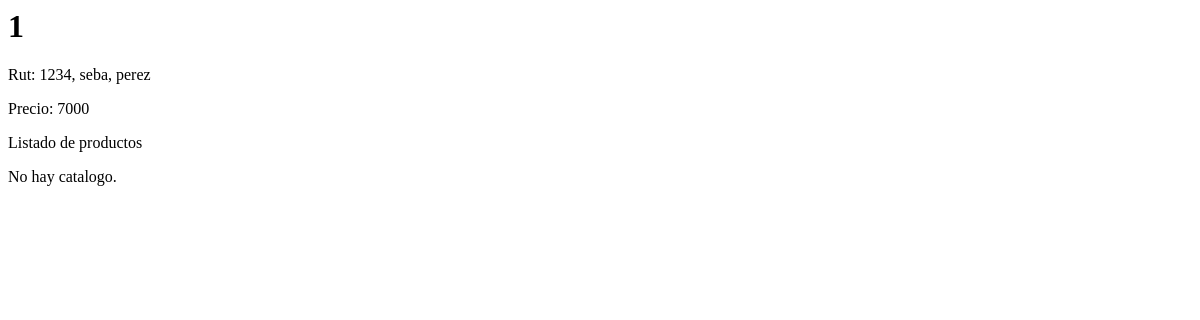
The app's page /aplicacion/cotizacion/1/, older data.
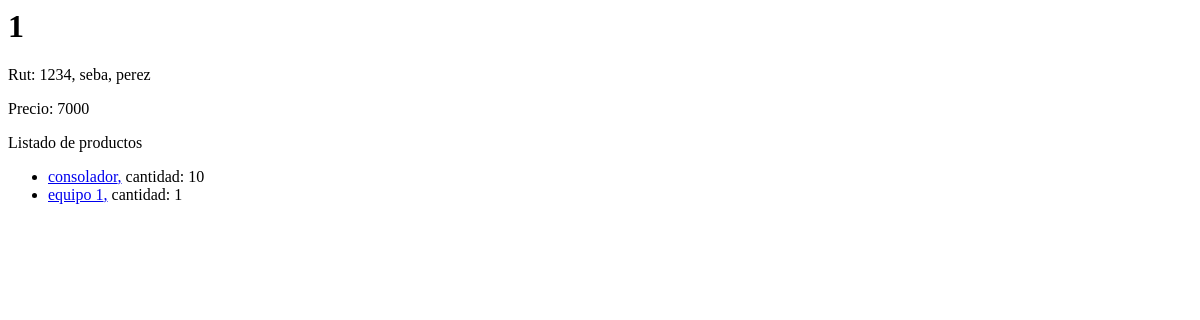
The same page, newer data.
### aplicacion/models.py (models this page shows, shortened)
class Cotizacion(models.Model):
    numero_cotizacion = models.AutoField(primary_key=True)
    rut_cliente = models.ForeignKey(Cliente, on_delete=models.CASCADE)
    tipo_servicio = models.ForeignKey(Servicio, on_delete=models.CASCADE)
    emision = models.DateTimeField('Fecha emision')
    expiracion = models.DateTimeField('Fecha expiracion')
    total = models.IntegerField()
    precio_servicio = models.IntegerField()
    estado = models.ForeignKey(Estado, on_delete = models.CASCADE)
    productos = models.ManyToManyField(Catalogo, through='Prod_Cotizacion')

class Cliente(models.Model):
    rut = models.IntegerField(primary_key=True)
    nombre = models.CharField(max_length=32)
    apellido = models.CharField(max_length=32)
    correo = models.CharField(max_length=32)
    telefono = models.CharField(max_length=16) # soporte para '+' (+569...)
    direccion = models.CharField(max_length=64)
    def __str__(self):
        return (str(self.rut) + ", " + self.nombre + ", " + self.apellido)

class Prod_Cotizacion(models.Model):
    cotizacion = models.ForeignKey(Cotizacion, on_delete=models.CASCADE)
    codigoProducto = models.ForeignKey(Catalogo, on_delete=models.CASCADE)
    cantidad = models.IntegerField()

class Catalogo(models.Model):
    codigo = models.AutoField(primary_key=True)
    nombre = models.CharField(max_length=64)
    precio = models.IntegerField()

### aplicacion/views.py (the view)
# urls.py: path('cotizacion/', views.cotizaciones, name='cotizaciones'),
def cotizacion(request, numero_cotizacion):
    try:
        cotizacion = Cotizacion.objects.get(pk=numero_cotizacion)
        listaProductos = cotizacion.prod_cotizacion_set.all()
    except Cotizacion.DoesNotExist:
        raise Http404("No existe cotizacion")
    context = {
      'cotizacion': cotizacion,
      'listaProductos': listaProductos
    }
    return render(request, 'aplicacion/detalleCotizacion.html', context)

### aplicacion/templates/aplicacion/detalleCotizacion.html
<h1>{{ cotizacion.numero_cotizacion }}</h1>
<p>Rut: {{ cotizacion.rut_cliente }}</p>
<p>Precio: {{ cotizacion.total }}</p>
<p>Listado de productos</p>
{% if listaProductos %}
    <ul>
    {% for producto in listaProductos %}
        <li><a href="{% url 'producto' producto.codigoProducto.codigo %}">{{ producto.codigoProducto.nombre }},</a> cantidad: {{ producto.cantidad }} </li>
    {% endfor %}
    </ul>
{% else %}
    <p>No hay catalogo.</p>
{% endif %}

Row changes from the older to the newer data that the page shows:
added Prod_Cotizacion: codigoProducto.nombre "consolador", cantidad "10"
added Prod_Cotizacion: codigoProducto.nombre "equipo 1", cantidad "1"
Text that changed along with them:
text no longer shown: "No hay catalogo."
